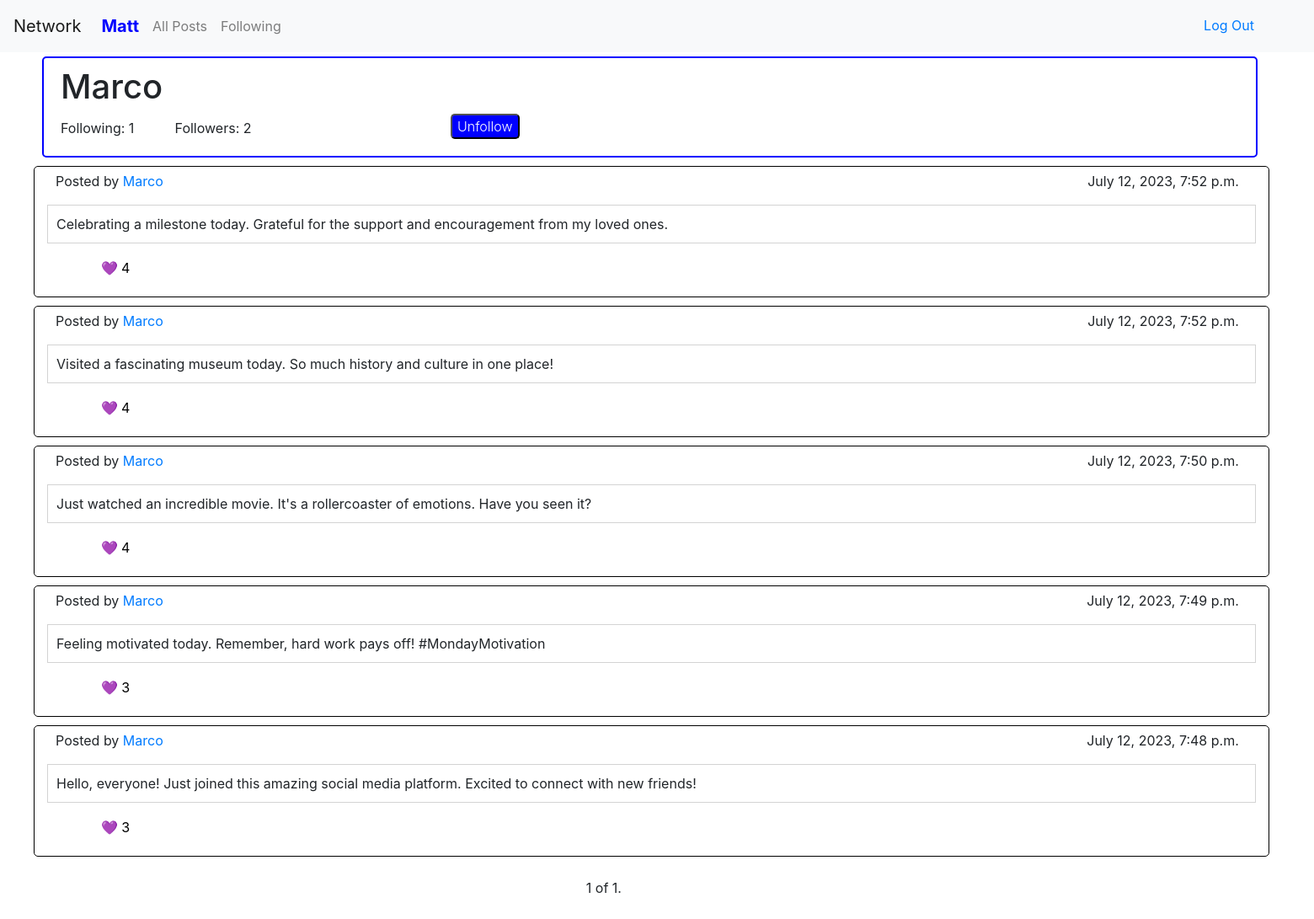
/user/1/ (signed in), run on the app's committed database.
### network/models.py (models this page shows, shortened)
class User(AbstractUser):
    id = models.BigAutoField(primary_key=True)

class Post(models.Model):
    id = models.BigAutoField(primary_key=True)
    user = models.ForeignKey(User, on_delete=models.CASCADE)
    body_text = models.TextField()
    timestamp = models.DateTimeField()
    likes = models.IntegerField(default=0)
    liked_by = models.ManyToManyField(User, related_name='likes', blank=True)

### network/views.py (the view)
# urls.py: path('user/<int:user_id>/', views.user_page, name='user_page'),
@login_required(login_url='login')
def user_page(request, user_id):
    profile_user = get_object_or_404(User, id=user_id)
    following_status = Following.objects.filter(user=request.user, following_user=profile_user).exists()
    following_count = Following.objects.filter(user=profile_user).count()
    followers_count = Following.objects.filter(following_user=profile_user).count()
    post_list = Post.objects.filter(user=profile_user).order_by('-timestamp')
    paginator = Paginator(post_list, 10)  # Show x posts per page.
    page_number = request.GET.get('page')
    page_obj = paginator.get_page(page_number)
    context = {
        'profile_user': profile_user,
        "page_obj": page_obj,
        'following_status': following_status,
        'following_count': following_count,
        'followers_count': followers_count,
        'is_user_page': True
    }
    return render(request, 'network/user.html', context)

### network/templates/network/user.html (shortened to what this page needs)
{% extends "network/layout.html" %}
{% block body %}
  {% if user.is_authenticated %}
  <div id="profile_banner">
      <h1 id="user_name">{{ profile_user.username }}</h1>
      <div id="follow_count">
          <p id="following_count">Following: {{ following_count }}</p>
          <p id="followers_count">Followers: {{ followers_count }}</p>
      </div>
      {% if user.id != profile_user.id %}
          <div id="follow_btn">
              <button id="follow_button" data-profile-id="{{ profile_user.id }}" data-csrf-token="{{ csrf_token }}">
                  {% if following_status %}
                      Unfollow
                  {% else %}
                      Follow
                  {% endif %}
              </button>
          </div>
      {% endif %}
  </div>
  <ul id="post_list">
      {% for post in page_obj %}
      <li>
        <div class="user_post" id="post_{{ post.id }}">
          <div class="user_info">
            <p id="post_username">Posted by <a href="{% url 'user_page' user_id=post.user.id %}">{{ post.user }}</a></p>
            <p id="post_timestamp">{{ post.timestamp }}</p>
          </div>
          <p id="post_body">{{ post.body_text }}</p>
          <form id="post_opt">
                <button class="like_button" data-post-id="{{ post.id }}">
                  <p class="post_likes">&#x1F49C; {{ post.likes }}</p>
                </button>
          </form>
        </div>
      </li>
      {% empty %}
      <li>No Posts.</li>
      {% endfor %}
    </ul>
    <div class="pagination" id="pagination">
      <span class="step-links">
        <span class="current">
          {{ page_obj.number }} of {{ page_obj.paginator.num_pages }}.
        </span>
      </span>
    </div>
  {% endif %}
{% endblock %}

### network/templates/network/layout.html (shortened to what this page needs)
{% load static %}
<!DOCTYPE html>
<html lang="en">
    <head>
        <link rel="stylesheet" href="https://stackpath.bootstrapcdn.com/bootstrap/4.4.1/css/bootstrap.min.css">
        <link href="{% static 'network/styles.css' %}" rel="stylesheet">
    </head>
    <body>
        <nav class="navbar navbar-expand-lg navbar-light bg-light" id="navbar">
            <a class="navbar-brand" href="#">Network</a>
            <div>
              <ul class="navbar-nav mr-auto">
                {% if user.is_authenticated %}
                    <li class="nav-items">
                        <a class="nav-link" id="user_profile" style="font-size: 20px; href="{% url 'user_page' user_id=user.id %}"><strong>{{ user.username }}</strong></a>
                    </li>
                {% endif %}
                <li class="nav-item">
                  <a class="nav-link" href="{% url 'index' %}">All Posts</a>
                </li>
                {% if user.is_authenticated %}
                    <li class="nav-item">
                        <a class="nav-link" href="{% url 'following' %}">Following</a>
                    </li>
                {% endif %}
              </ul>
                {% if user.is_authenticated %}
                    <a class="nav-link" href="{% url 'logout' %}" style="position: absolute; top: 10px; right: 55px;">Log Out</a>
                {% endif %}
            </div>
          </nav>
        <div class="body">
            {% block body %}
            {% endblock %}
        </div>
    </body>
</html>

### network/static/network/styles.css (style rules this page uses)
.nav-item { margin-top: 3px; }
#post_list { list-style-type: none; }
.user_post { width: 96.5%; height: 80%; border: 1px solid black; border-radius: 5px; padding: 5px; margin-top: 5px; margin-bottom: 10px; align-items: center; }
.user_info { display: flex; flex-grow: 1; justify-content: space-between; margin-left: 20px; margin-right: 30px; }
#post_body { margin-left: 10px; margin-right: 10px; padding: 10px; border: 1px solid lightgrey; white-space: pre-wrap; }
#post_opt { display: grid; grid-template-columns: repeat(8, 1fr); }
.like_button { border: none; background: transparent; grid-column: 1 / 2; }
#user_profile { color: blue; }
#profile_banner { display: grid; grid-template-columns: repeat(6, 1fr); width: 92.5%; height: 120px; border: 2px solid blue; border-radius: 5px; padding: 10px; margin-top: 5px; margin-bottom: 10px; margin-left: 50px; align-items: center; }
#user_name { grid-column: 1 / 2; margin-left: 10px; }
#follow_count { display: flex; margin-left: 10px; grid-column: 1 / 2; flex-grow: 1; justify-content: space-between; }
#follow_btn { grid-column: 3 / 4; }
#follow_button { margin-bottom:20px; font-weight: 300; border-radius: 5px; background-color: blue; color: white; cursor: pointer; display: block; }
#pagination { position: relative; left: 43%; cursor: pointer; margin: 25px; }

### data on the page
User: username "Matt"
User: username "Marco"
Post: user "Marco", timestamp "July 12, 2023, 7:52 p.m.", body_text "Celebrating a milestone today. Grateful for the support and encouragement from my loved ones.", likes "4"
Post: user "Marco", timestamp "July 12, 2023, 7:52 p.m.", body_text "Visited a fascinating museum today. So much history and culture in one place!", likes "4"
Post: user "Marco", timestamp "July 12, 2023, 7:50 p.m.", body_text "Just watched an incredible movie. It's a rollercoaster of emotions. Have you seen it?", likes "4"
Post: user "Marco", timestamp "July 12, 2023, 7:49 p.m.", body_text "Feeling motivated today. Remember, hard work pays off! #MondayMotivation", likes "3"
Post: user "Marco", timestamp "July 12, 2023, 7:48 p.m.", body_text "Hello, everyone! Just joined this amazing social media platform. Excited to connect with new friends!", likes "3"

### other printed values
{{ following_count }} "1"
{{ followers_count }} "2"
{{ page_obj.number }} "1"
{{ page_obj.paginator.num_pages }} "1"
